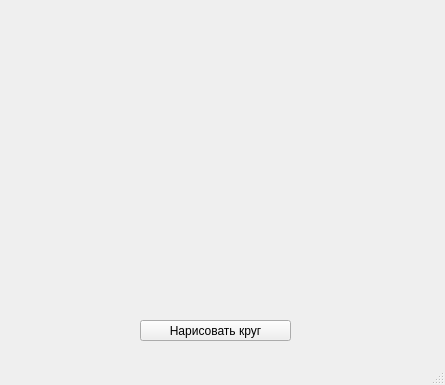
<?xml version="1.0" encoding="UTF-8"?>
<ui version="4.0">
 <class>MainWindow</class>
 <widget class="QMainWindow" name="MainWindow">
  <property name="geometry">
   <rect>
    <x>0</x>
    <y>0</y>
    <width>445</width>
    <height>385</height>
   </rect>
  </property>
  <property name="windowTitle">
   <string>MainWindow</string>
  </property>
  <widget class="QWidget" name="centralwidget">
   <widget class="QPushButton" name="pushButton">
    <property name="geometry">
     <rect>
      <x>140</x>
      <y>320</y>
      <width>151</width>
      <height>21</height>
     </rect>
    </property>
    <property name="text">
     <string>Нарисовать круг</string>
    </property>
   </widget>
  </widget>
  <widget class="QMenuBar" name="menubar">
   <property name="geometry">
    <rect>
     <x>0</x>
     <y>0</y>
     <width>445</width>
     <height>18</height>
    </rect>
   </property>
  </widget>
  <widget class="QStatusBar" name="statusbar"/>
 </widget>
 <resources/>
 <connections/>
</ui>
